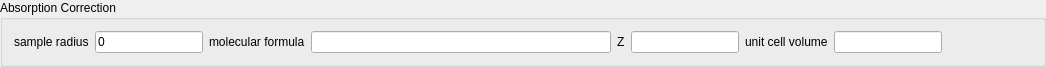
  <widget class="QGroupBox" name="groupBox_5">
   <property name="geometry">
    <rect>
     <x>9</x>
     <y>269</y>
     <width>1046</width>
     <height>56</height>
    </rect>
   </property>
   <property name="title">
    <string>Absorption Correction</string>
   </property>
   <layout class="QHBoxLayout" name="horizontalLayout_5">
    <item>
     <widget class="QLabel" name="label_17">
      <property name="text">
       <string>sample radius</string>
      </property>
     </widget>
    </item>
    <item>
     <widget class="QLineEdit" name="sampleRadius_ledt">
      <property name="enabled">
       <bool>true</bool>
      </property>
      <property name="sizePolicy">
       <sizepolicy hsizetype="Fixed" vsizetype="Fixed">
        <horstretch>0</horstretch>
        <verstretch>0</verstretch>
       </sizepolicy>
      </property>
      <property name="minimumSize">
       <size>
        <width>0</width>
        <height>0</height>
       </size>
      </property>
      <property name="maximumSize">
       <size>
        <width>16777215</width>
        <height>16777215</height>
       </size>
      </property>
      <property name="sizeIncrement">
       <size>
        <width>0</width>
        <height>0</height>
       </size>
      </property>
      <property name="baseSize">
       <size>
        <width>0</width>
        <height>0</height>
       </size>
      </property>
      <property name="palette">
       <palette>
        <active/>
        <inactive/>
        <disabled/>
       </palette>
      </property>
      <property name="font">
       <font/>
      </property>
      <property name="cursor">
       <cursorShape>IBeamCursor</cursorShape>
      </property>
      <property name="mouseTracking">
       <bool>true</bool>
      </property>
      <property name="focusPolicy">
       <enum>Qt::StrongFocus</enum>
      </property>
      <property name="contextMenuPolicy">
       <enum>Qt::DefaultContextMenu</enum>
      </property>
      <property name="updatesEnabled">
       <bool>true</bool>
      </property>
      <property name="visible">
       <bool>true</bool>
      </property>
      <property name="acceptDrops">
       <bool>true</bool>
      </property>
      <property name="windowTitle">
       <string/>
      </property>
      <property name="windowIconText">
       <string/>
      </property>
      <property name="windowOpacity">
       <double>1.000000000000000</double>
      </property>
      <property name="windowModified">
       <bool>false</bool>
      </property>
      <property name="toolTip">
       <string>Positve value of sample radius (cm) for absorption correction</string>
      </property>
      <property name="statusTip">
       <string/>
      </property>
      <property name="whatsThis">
       <string/>
      </property>
      <property name="accessibleName">
       <string/>
      </property>
      <property name="accessibleDescription">
       <string/>
      </property>
      <property name="layoutDirection">
       <enum>Qt::LeftToRight</enum>
      </property>
      <property name="autoFillBackground">
       <bool>false</bool>
      </property>
      <property name="styleSheet">
       <string notr="true"/>
      </property>
      <property name="locale">
       <locale language="English" country="UnitedStates"/>
      </property>
      <property name="windowFilePath">
       <string/>
      </property>
      <property name="inputMethodHints">
       <set>Qt::ImhNone</set>
      </property>
      <property name="inputMask">
       <string/>
      </property>
      <property name="text">
       <string>0</string>
      </property>
      <property name="maxLength">
       <number>32767</number>
      </property>
      <property name="frame">
       <bool>true</bool>
      </property>
      <property name="echoMode">
       <enum>QLineEdit::Normal</enum>
      </property>
      <property name="cursorPosition">
       <number>1</number>
      </property>
      <property name="modified">
       <bool>false</bool>
      </property>
      <property name="dragEnabled">
       <bool>false</bool>
      </property>
      <property name="readOnly">
       <bool>false</bool>
      </property>
      <property name="placeholderText">
       <string/>
      </property>
      <property name="cursorMoveStyle">
       <enum>Qt::LogicalMoveStyle</enum>
      </property>
     </widget>
    </item>
    <item>
     <widget class="QLabel" name="label_16">
      <property name="text">
       <string>molecular formula</string>
      </property>
     </widget>
    </item>
    <item>
     <widget class="QLineEdit" name="molecularFormula_ledt">
      <property name="enabled">
       <bool>true</bool>
      </property>
      <property name="sizePolicy">
       <sizepolicy hsizetype="Fixed" vsizetype="Fixed">
        <horstretch>0</horstretch>
        <verstretch>0</verstretch>
       </sizepolicy>
      </property>
      <property name="minimumSize">
       <size>
        <width>300</width>
        <height>0</height>
       </size>
      </property>
      <property name="maximumSize">
       <size>
        <width>16777215</width>
        <height>16777215</height>
       </size>
      </property>
      <property name="sizeIncrement">
       <size>
        <width>0</width>
        <height>0</height>
       </size>
      </property>
      <property name="baseSize">
       <size>
        <width>0</width>
        <height>0</height>
       </size>
      </property>
      <property name="palette">
       <palette>
        <active/>
        <inactive/>
        <disabled/>
       </palette>
      </property>
      <property name="font">
       <font/>
      </property>
      <property name="cursor">
       <cursorShape>IBeamCursor</cursorShape>
      </property>
      <property name="mouseTracking">
       <bool>true</bool>
      </property>
      <property name="focusPolicy">
       <enum>Qt::StrongFocus</enum>
      </property>
      <property name="contextMenuPolicy">
       <enum>Qt::DefaultContextMenu</enum>
      </property>
      <property name="updatesEnabled">
       <bool>true</bool>
      </property>
      <property name="visible">
       <bool>true</bool>
      </property>
      <property name="acceptDrops">
       <bool>true</bool>
      </property>
      <property name="windowTitle">
       <string/>
      </property>
      <property name="windowIconText">
       <string/>
      </property>
      <property name="windowOpacity">
       <double>1.000000000000000</double>
      </property>
      <property name="windowModified">
       <bool>false</bool>
      </property>
      <property name="toolTip">
       <string>Here are sample inputs of molecular formulas:/nFor example, for oxalic acid dihydrate, C2O4H2.2H2O, or C2O6H6, input C2 O4 H2 H4 O2    or    C2 O6 H6 /nFor deuterated oxalic acid dihydrate, input C2 O6 D6   or   C2 O6 2H6  /nFor La2NiO4.2, input La2 Ni1 O4.2 /nFor boron-11 B4C, input 11B4 C1</string>
      </property>
      <property name="statusTip">
       <string/>
      </property>
      <property name="whatsThis">
       <string/>
      </property>
      <property name="accessibleName">
       <string/>
      </property>
      <property name="accessibleDescription">
       <string/>
      </property>
      <property name="layoutDirection">
       <enum>Qt::LeftToRight</enum>
      </property>
      <property name="autoFillBackground">
       <bool>false</bool>
      </property>
      <property name="styleSheet">
       <string notr="true"/>
      </property>
      <property name="locale">
       <locale language="English" country="UnitedStates"/>
      </property>
      <property name="windowFilePath">
       <string/>
      </property>
      <property name="inputMethodHints">
       <set>Qt::ImhNone</set>
      </property>
      <property name="inputMask">
       <string/>
      </property>
      <property name="text">
       <string/>
      </property>
      <property name="maxLength">
       <number>32767</number>
      </property>
      <property name="frame">
       <bool>true</bool>
      </property>
      <property name="echoMode">
       <enum>QLineEdit::Normal</enum>
      </property>
      <property name="cursorPosition">
       <number>0</number>
      </property>
      <property name="modified">
       <bool>false</bool>
      </property>
      <property name="dragEnabled">
       <bool>false</bool>
      </property>
      <property name="readOnly">
       <bool>false</bool>
      </property>
      <property name="placeholderText">
       <string/>
      </property>
      <property name="cursorMoveStyle">
       <enum>Qt::LogicalMoveStyle</enum>
      </property>
     </widget>
    </item>
    <item>
     <widget class="QLabel" name="label_15">
      <property name="text">
       <string>Z</string>
      </property>
     </widget>
    </item>
    <item>
     <widget class="QLineEdit" name="Z_ledt">
      <property name="enabled">
       <bool>true</bool>
      </property>
      <property name="sizePolicy">
       <sizepolicy hsizetype="Fixed" vsizetype="Fixed">
        <horstretch>0</horstretch>
        <verstretch>0</verstretch>
       </sizepolicy>
      </property>
      <property name="minimumSize">
       <size>
        <width>0</width>
        <height>0</height>
       </size>
      </property>
      <property name="maximumSize">
       <size>
        <width>16777215</width>
        <height>16777215</height>
       </size>
      </property>
      <property name="sizeIncrement">
       <size>
        <width>0</width>
        <height>0</height>
       </size>
      </property>
      <property name="baseSize">
       <size>
        <width>0</width>
        <height>0</height>
       </size>
      </property>
      <property name="palette">
       <palette>
        <active/>
        <inactive/>
        <disabled/>
       </palette>
      </property>
      <property name="font">
       <font/>
      </property>
      <property name="cursor">
       <cursorShape>IBeamCursor</cursorShape>
      </property>
      <property name="mouseTracking">
       <bool>true</bool>
      </property>
      <property name="focusPolicy">
       <enum>Qt::StrongFocus</enum>
      </property>
      <property name="contextMenuPolicy">
       <enum>Qt::DefaultContextMenu</enum>
      </property>
      <property name="updatesEnabled">
       <bool>true</bool>
      </property>
      <property name="visible">
       <bool>true</bool>
      </property>
      <property name="acceptDrops">
       <bool>true</bool>
      </property>
      <property name="windowTitle">
       <string/>
      </property>
      <property name="windowIconText">
       <string/>
      </property>
      <property name="windowOpacity">
       <double>1.000000000000000</double>
      </property>
      <property name="windowModified">
       <bool>false</bool>
      </property>
      <property name="toolTip">
       <string>The number of formula units in the unit cell. This can be a noninteger value.</string>
      </property>
      <property name="statusTip">
       <string/>
      </property>
      <property name="whatsThis">
       <string/>
      </property>
      <property name="accessibleName">
       <string/>
      </property>
      <property name="accessibleDescription">
       <string/>
      </property>
      <property name="layoutDirection">
       <enum>Qt::LeftToRight</enum>
      </property>
      <property name="autoFillBackground">
       <bool>false</bool>
      </property>
      <property name="styleSheet">
       <string notr="true"/>
      </property>
      <property name="locale">
       <locale language="English" country="UnitedStates"/>
      </property>
      <property name="windowFilePath">
       <string/>
      </property>
      <property name="inputMethodHints">
       <set>Qt::ImhNone</set>
      </property>
      <property name="inputMask">
       <string/>
      </property>
      <property name="text">
       <string/>
      </property>
      <property name="maxLength">
       <number>32767</number>
      </property>
      <property name="frame">
       <bool>true</bool>
      </property>
      <property name="echoMode">
       <enum>QLineEdit::Normal</enum>
      </property>
      <property name="cursorPosition">
       <number>0</number>
      </property>
      <property name="modified">
       <bool>false</bool>
      </property>
      <property name="dragEnabled">
       <bool>false</bool>
      </property>
      <property name="readOnly">
       <bool>false</bool>
      </property>
      <property name="placeholderText">
       <string/>
      </property>
      <property name="cursorMoveStyle">
       <enum>Qt::LogicalMoveStyle</enum>
      </property>
     </widget>
    </item>
    <item>
     <widget class="QLabel" name="label_14">
      <property name="text">
       <string>unit cell volume</string>
      </property>
     </widget>
    </item>
    <item>
     <widget class="QLineEdit" name="unitCellVolume_ledt">
      <property name="enabled">
       <bool>true</bool>
      </property>
      <property name="sizePolicy">
       <sizepolicy hsizetype="Fixed" vsizetype="Fixed">
        <horstretch>0</horstretch>
        <verstretch>0</verstretch>
       </sizepolicy>
      </property>
      <property name="minimumSize">
       <size>
        <width>0</width>
        <height>0</height>
       </size>
      </property>
      <property name="maximumSize">
       <size>
        <width>16777215</width>
        <height>16777215</height>
       </size>
      </property>
      <property name="sizeIncrement">
       <size>
        <width>0</width>
        <height>0</height>
       </size>
      </property>
      <property name="baseSize">
       <size>
        <width>0</width>
        <height>0</height>
       </size>
      </property>
      <property name="palette">
       <palette>
        <active/>
        <inactive/>
        <disabled/>
       </palette>
      </property>
      <property name="font">
       <font/>
      </property>
      <property name="cursor">
       <cursorShape>IBeamCursor</cursorShape>
      </property>
      <property name="mouseTracking">
       <bool>true</bool>
      </property>
      <property name="focusPolicy">
       <enum>Qt::StrongFocus</enum>
      </property>
      <property name="contextMenuPolicy">
       <enum>Qt::DefaultContextMenu</enum>
      </property>
      <property name="updatesEnabled">
       <bool>true</bool>
      </property>
      <property name="visible">
       <bool>true</bool>
      </property>
      <property name="acceptDrops">
       <bool>true</bool>
      </property>
      <property name="windowTitle">
       <string/>
      </property>
      <property name="windowIconText">
       <string/>
      </property>
      <property name="windowOpacity">
       <double>1.000000000000000</double>
      </property>
      <property name="windowModified">
       <bool>false</bool>
      </property>
      <property name="toolTip">
       <string>The unit cell volume in units of Angstroms cubed.</string>
      </property>
      <property name="statusTip">
       <string/>
      </property>
      <property name="whatsThis">
       <string/>
      </property>
      <property name="accessibleName">
       <string/>
      </property>
      <property name="accessibleDescription">
       <string/>
      </property>
      <property name="layoutDirection">
       <enum>Qt::LeftToRight</enum>
      </property>
      <property name="autoFillBackground">
       <bool>false</bool>
      </property>
      <property name="styleSheet">
       <string notr="true"/>
      </property>
      <property name="locale">
       <locale language="English" country="UnitedStates"/>
      </property>
      <property name="windowFilePath">
       <string/>
      </property>
      <property name="inputMethodHints">
       <set>Qt::ImhNone</set>
      </property>
      <property name="inputMask">
       <string/>
      </property>
      <property name="text">
       <string/>
      </property>
      <property name="maxLength">
       <number>32767</number>
      </property>
      <property name="frame">
       <bool>true</bool>
      </property>
      <property name="echoMode">
       <enum>QLineEdit::Normal</enum>
      </property>
      <property name="cursorPosition">
       <number>0</number>
      </property>
      <property name="modified">
       <bool>false</bool>
      </property>
      <property name="dragEnabled">
       <bool>false</bool>
      </property>
      <property name="readOnly">
       <bool>false</bool>
      </property>
      <property name="placeholderText">
       <string/>
      </property>
      <property name="cursorMoveStyle">
       <enum>Qt::LogicalMoveStyle</enum>
      </property>
     </widget>
    </item>
    <item>
     <spacer name="horizontalSpacer_7">
      <property name="orientation">
       <enum>Qt::Horizontal</enum>
      </property>
      <property name="sizeHint" stdset="0">
       <size>
        <width>40</width>
        <height>20</height>
       </size>
      </property>
     </spacer>
    </item>
   </layout>
  </widget>
